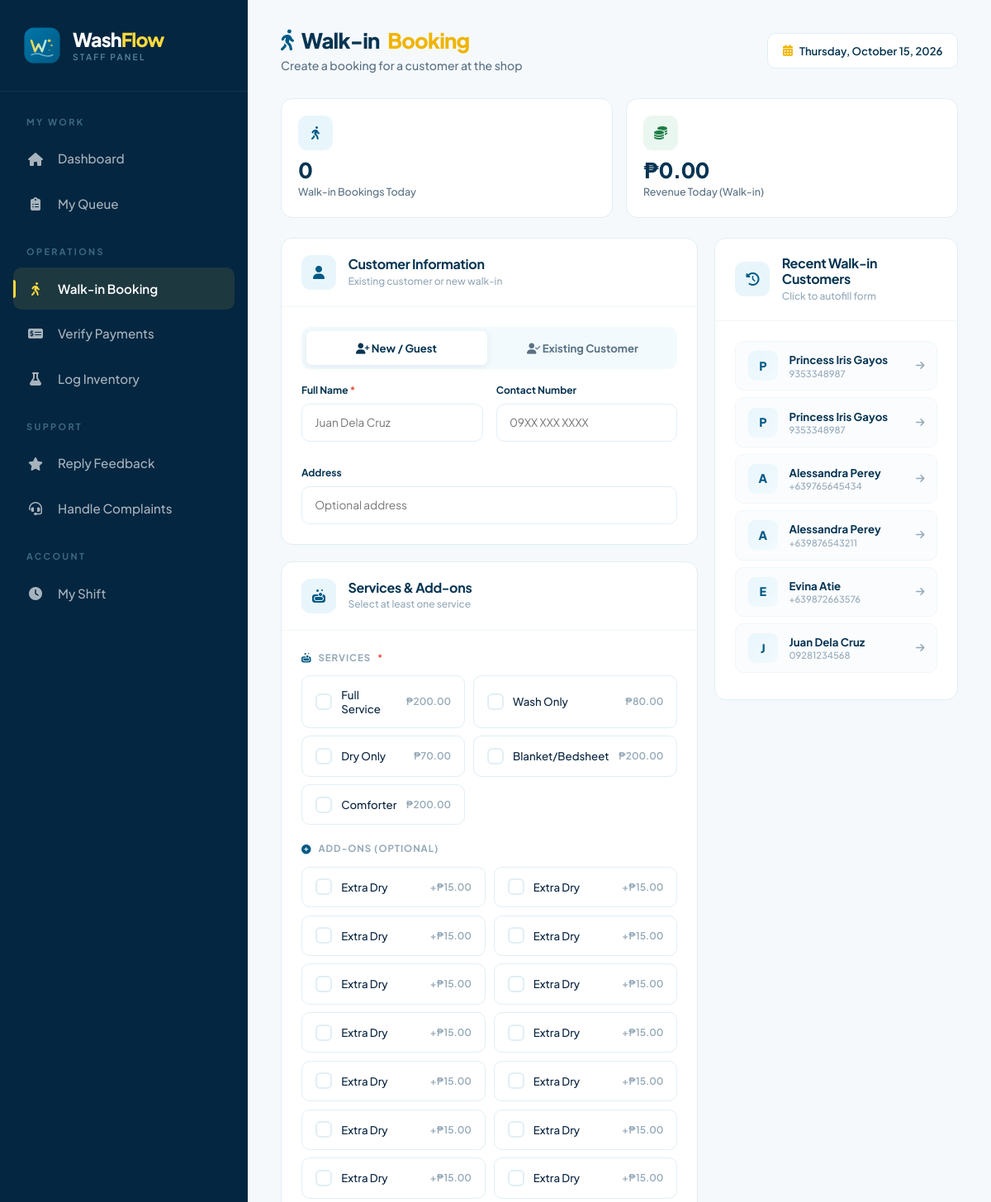
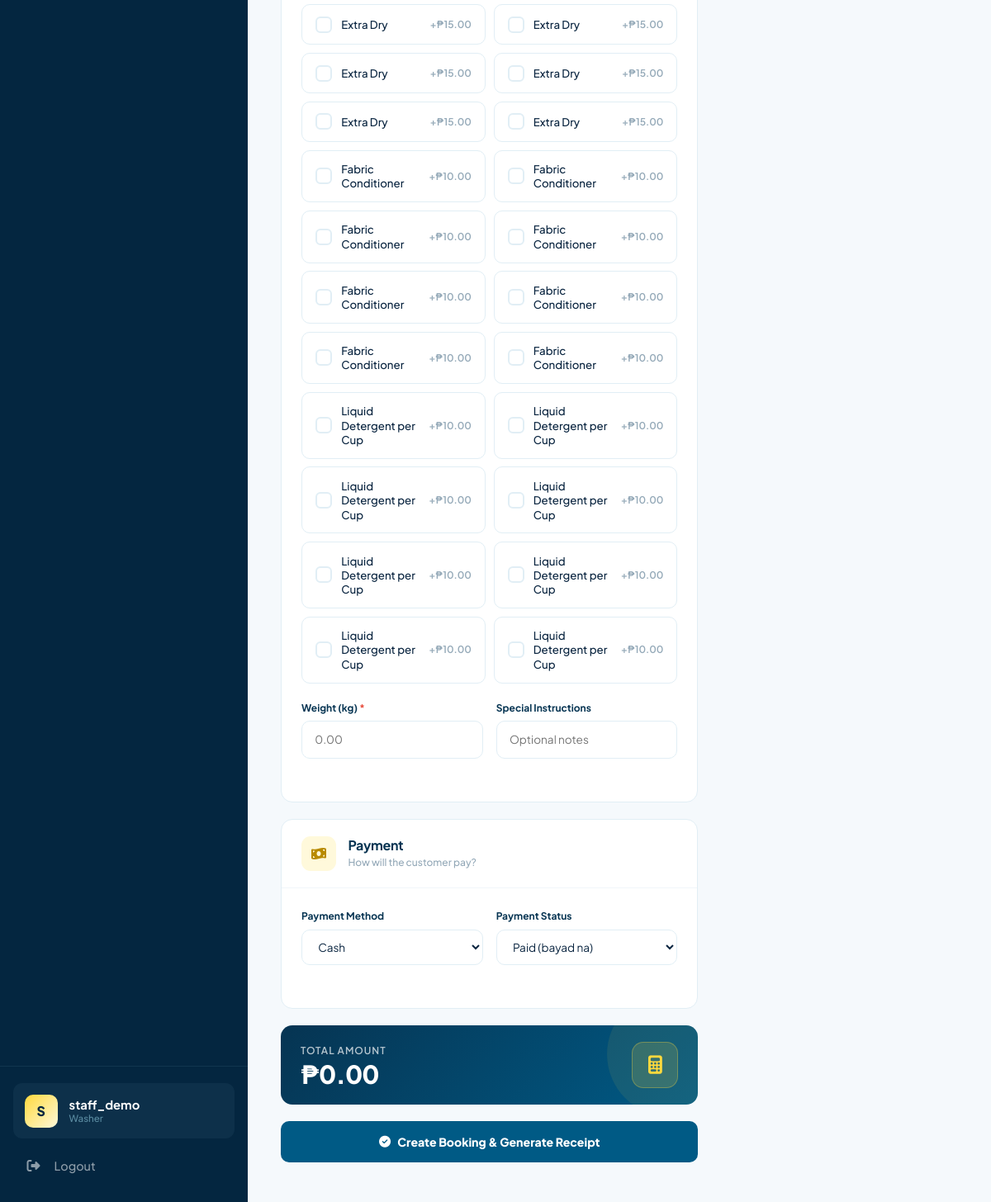
The page /staff_walkin.php (signed in) on the database its author committed (2 pictures, top to bottom).
### tables this page shows
CREATE TABLE `services` (
  `service_id` int(11) NOT NULL,
  `service_name` varchar(100) NOT NULL,
  `description` text DEFAULT NULL,
  `price_per_kg` decimal(10,2) DEFAULT 0.00,
  `price_fixed` decimal(10,2) DEFAULT 0.00,
  `discount_type` varchar(50) DEFAULT NULL,
  `extra_fee` decimal(10,2) DEFAULT 0.00,
  `created_at` datetime DEFAULT current_timestamp()
);

CREATE TABLE `add_ons` (
  `addon_id` int(11) NOT NULL,
  `service_id` int(11) NOT NULL,
  `addon_name` varchar(100) NOT NULL,
  `addon_price` decimal(10,2) NOT NULL,
  `description` varchar(255) DEFAULT NULL
);

### staff_walkin.php (the view, shortened to what the rows shown need)
<?php
require_once 'db_connect.php';
require_once 'functions.php';
$staff_name    = $_SESSION['staff_name'] ?? $_SESSION['staff_username'] ?? 'Staff';
$last_booking = null;
$services = [];
try {
    $q = $conn->query("SELECT service_id, service_name, price_fixed, price_per_kg FROM services ORDER BY service_id");
    if ($q) $services = $q->fetch_all(MYSQLI_ASSOC);
} catch (Exception $e) {}
$addons = [];
try {
    $q = $conn->query("SELECT addon_id, service_id, addon_name, addon_price FROM add_ons ORDER BY addon_name");
    if ($q) $addons = $q->fetch_all(MYSQLI_ASSOC);
} catch (Exception $e) {}
?>
<!DOCTYPE html>
<html lang="en">
<head>
<link href="https://cdn.jsdelivr.net/npm/bootstrap@5.3.0/dist/css/bootstrap.min.css" rel="stylesheet">
<link href="https://cdnjs.cloudflare.com/ajax/libs/font-awesome/6.4.0/css/all.min.css" rel="stylesheet">
</head>
<body>
<div class="wf-layout">
    <main class="wf-main">
        <div class="wf-topbar">
            <div class="wf-topbar-greeting">
                <h1><i class="fas fa-walking" style="color:var(--primary);"></i> Walk-in <span class="accent">Booking</span></h1>
            </div>
        </div>
        <div class="wf-grid-2">
            <div>
                <?php if ($last_booking): ?>
                <div class="wf-card">
                    <div class="wf-card-head">
                        <div class="wf-card-title">
                            <div class="wf-card-title-icon green"><i class="fas fa-check-circle"></i></div>
                            <div>
                                <h3>Booking Created Successfully</h3>
                                <p>Receipt for walk-in customer</p>
                            </div>
                        </div>
                    </div>
                    <div class="wf-card-body">
                        <div class="wf-receipt">
                            <div class="wf-receipt-head">
                                <h4>WashFlow Laundry</h4>
                                <p>Walk-in Receipt</p>
                            </div>
                            <div class="wf-receipt-row">
                                <span class="label">Booking ID:</span>
                                <span class="value">#<?= e($last_booking['id']) ?></span>
                            </div>
                            <div class="wf-receipt-row">
                                <span class="label">Customer ID:</span>
                                <span class="value">#<?= e($last_booking['customer_id']) ?></span>
                            </div>
                            <div class="wf-receipt-row">
                                <span class="label">Date:</span>
                                <span class="value"><?= date('M j, Y g:i A', strtotime($last_booking['created_at'])) ?></span>
                            </div>
                            <div class="wf-receipt-row">
                                <span class="label">Service:</span>
                                <span class="value"><?= e($last_booking['service']) ?></span>
                            </div>
                            <div class="wf-receipt-row">
                                <span class="label">Add-ons:</span>
                                <span class="value"><?= e($last_booking['addons']) ?></span>
                            </div>
                            <div class="wf-receipt-row">
                                <span class="label">Weight:</span>
                                <span class="value"><?= number_format($last_booking['weight'], 2) ?> kg</span>
                            </div>
                            <div class="wf-receipt-row total">
                                <span class="label">TOTAL:</span>
                                <span class="value">₱<?= number_format($last_booking['total'], 2) ?></span>
                            </div>
                            <div class="wf-receipt-row" style="margin-top:0.5rem;">
                                <span class="label">Payment:</span>
                                <span class="value"><?= e($last_booking['payment_method']) ?></span>
                            </div>
                            <div class="wf-receipt-row">
                                <span class="label">Status:</span>
                                <span class="value" style="color:<?= $last_booking['payment_status'] === 'Paid' ? '#1E7E45' : '#A8322D' ?>;">
                                    <?= e($last_booking['payment_status']) ?>
                                </span>
                            </div>
                            <?php if (!empty($last_booking['notes'])): ?>
                            <div class="wf-receipt-row">
                                <span class="label">Notes:</span>
                                <span class="value"><?= e($last_booking['notes']) ?></span>
                            </div>
                            <?php endif; ?>
                            <div style="text-align:center;padding-top:0.75rem;border-top:1px dashed var(--border);margin-top:0.75rem;font-size:0.7rem;color:var(--text-muted);">
                                Processed by: <?= e($staff_name) ?><br>
                                Thank you!
                            </div>
                        </div>
                        <div style="display:flex;gap:0.5rem;margin-top:1.25rem;flex-wrap:wrap;">
                            <button type="button" class="wf-btn wf-btn-primary" onclick="window.print()">
                                <i class="fas fa-print"></i> Print Receipt
                            </button>
                            <a href="staff_walkin.php" class="wf-btn wf-btn-outline">
                                <i class="fas fa-plus"></i> New Walk-in
                            </a>
                            <a href="booking_management.php?tab=walkin" class="wf-btn wf-btn-outline">
                                <i class="fas fa-clipboard-list"></i> View Queue
                            </a>
                        </div>
                    </div>
                </div>
                <?php else: ?>
                <form method="POST" id="walkinForm">
                    <div class="wf-card">
                        <div class="wf-card-body">
                            <div class="wf-check-list" style="margin-bottom:1.25rem;">
                                <?php foreach ($services as $s):
                                    $price_label = (float)$s['price_per_kg'] > 0
                                        ? '₱' . number_format((float)$s['price_per_kg'], 2) . '/kg'
                                        : '₱' . number_format((float)$s['price_fixed'], 2);
                                ?>
                                <label class="wf-check-item">
                                    <span class="check-box"></span>
                                    <span class="check-label"><?= e($s['service_name']) ?></span>
                                    <span class="check-price"><?= e($price_label) ?></span>
                                </label>
                                <?php endforeach; ?>
                            </div>
                            <div class="wf-check-list">
                                <?php foreach ($addons as $a): ?>
                                <label class="wf-check-item">
                                    <span class="check-box"></span>
                                    <span class="check-label"><?= e($a['addon_name']) ?></span>
                                    <span class="check-price">+₱<?= number_format((float)$a['addon_price'], 2) ?></span>
                                </label>
                                <?php endforeach; ?>
                            </div>
                        </div>
                    </div>
                </form>
                <?php endif; ?>
            </div>
        </div>
    </main>
</div>
</body>
</html>

### rows shown on the page
services: service_name "Full Service", price_label "₱200.00"
services: service_name "Wash Only", price_label "₱80.00"
services: service_name "Dry Only", price_label "₱70.00"
services: service_name "Blanket/Bedsheet", price_label "₱200.00"
services: service_name "Comforter", price_label "₱200.00"
add_ons: addon_name "Extra Dry", addon_price "15.00"
add_ons: addon_name "Extra Dry", addon_price "15.00"
add_ons: addon_name "Extra Dry", addon_price "15.00"
add_ons: addon_name "Extra Dry", addon_price "15.00"
add_ons: addon_name "Extra Dry", addon_price "15.00"
add_ons: addon_name "Extra Dry", addon_price "15.00"
add_ons: addon_name "Extra Dry", addon_price "15.00"
add_ons: addon_name "Extra Dry", addon_price "15.00"
add_ons: addon_name "Extra Dry", addon_price "15.00"
add_ons: addon_name "Extra Dry", addon_price "15.00"
add_ons: addon_name "Extra Dry", addon_price "15.00"
add_ons: addon_name "Extra Dry", addon_price "15.00"
add_ons: addon_name "Extra Dry", addon_price "15.00"
add_ons: addon_name "Extra Dry", addon_price "15.00"
add_ons: addon_name "Extra Dry", addon_price "15.00"
add_ons: addon_name "Extra Dry", addon_price "15.00"
add_ons: addon_name "Extra Dry", addon_price "15.00"
add_ons: addon_name "Extra Dry", addon_price "15.00"
add_ons: addon_name "Extra Dry", addon_price "15.00"
add_ons: addon_name "Extra Dry", addon_price "15.00"
add_ons: addon_name "Fabric Conditioner", addon_price "10.00"
add_ons: addon_name "Fabric Conditioner", addon_price "10.00"
add_ons: addon_name "Fabric Conditioner", addon_price "10.00"
add_ons: addon_name "Fabric Conditioner", addon_price "10.00"
add_ons: addon_name "Fabric Conditioner", addon_price "10.00"
add_ons: addon_name "Fabric Conditioner", addon_price "10.00"
add_ons: addon_name "Fabric Conditioner", addon_price "10.00"
add_ons: addon_name "Fabric Conditioner", addon_price "10.00"
add_ons: addon_name "Liquid Detergent per Cup", addon_price "10.00"
add_ons: addon_name "Liquid Detergent per Cup", addon_price "10.00"
add_ons: addon_name "Liquid Detergent per Cup", addon_price "10.00"
add_ons: addon_name "Liquid Detergent per Cup", addon_price "10.00"
add_ons: addon_name "Liquid Detergent per Cup", addon_price "10.00"
add_ons: addon_name "Liquid Detergent per Cup", addon_price "10.00"
add_ons: addon_name "Liquid Detergent per Cup", addon_price "10.00"
add_ons: addon_name "Liquid Detergent per Cup", addon_price "10.00"

### other values the page prints
$staff_initial "S"
$staff_name "staff_demo"
$my_role['label'] "Washer"
$today_stats['count'] "0"
$today_stats['revenue'] "0.00"
substr($full, 0, 1) "P"
$full "Princess Iris Gayos"
$rc['contact_number'] ?: '—' "9353348987"
substr($full, 0, 1) "A"
$full "Alessandra Perey"
$rc['contact_number'] ?: '—' "+639765645434"
$rc['contact_number'] ?: '—' "+639876543211"
substr($full, 0, 1) "E"
$full "Evina Atie"
$rc['contact_number'] ?: '—' "+639872663576"
